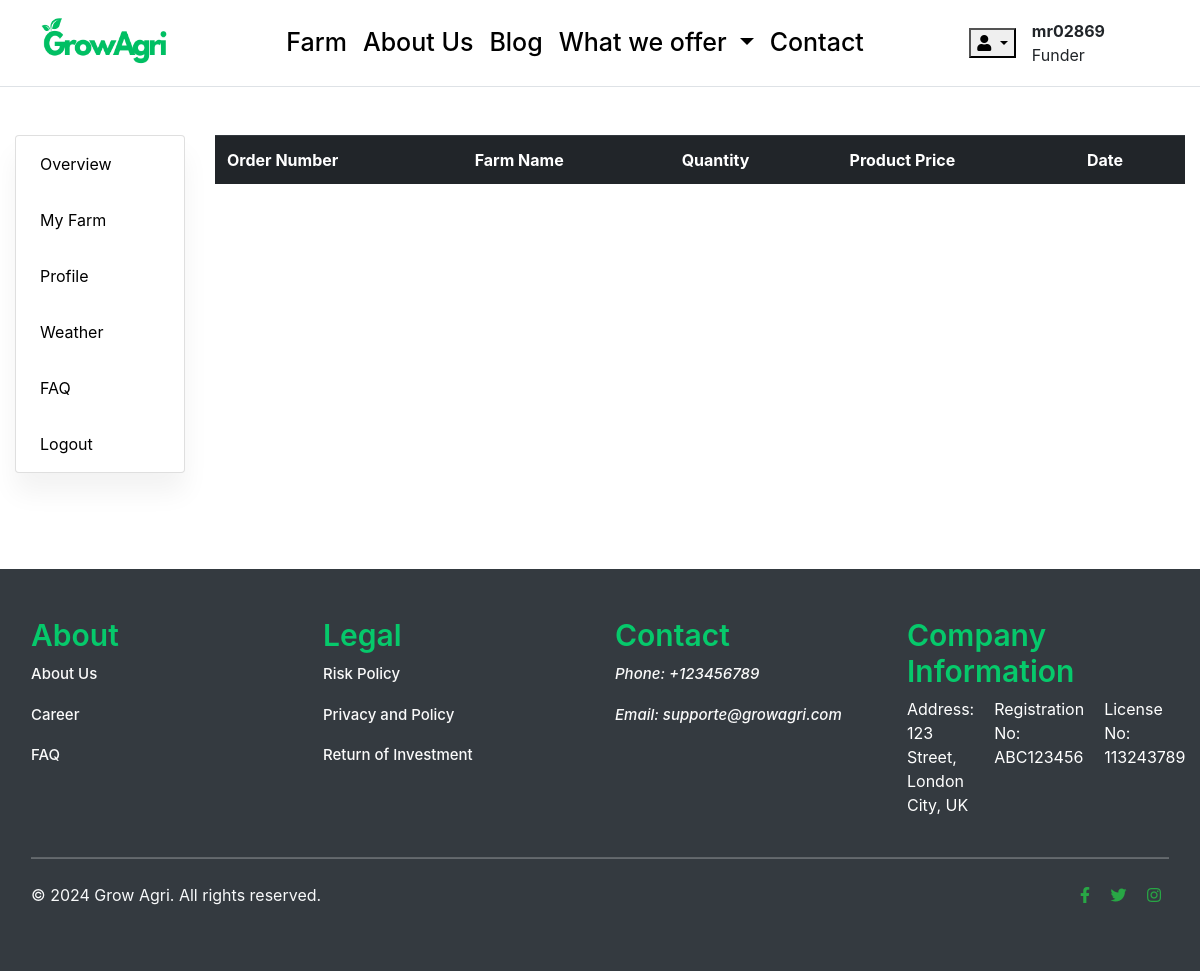
Page /accounts/my_funds/ (signed in) on the earlier database version.
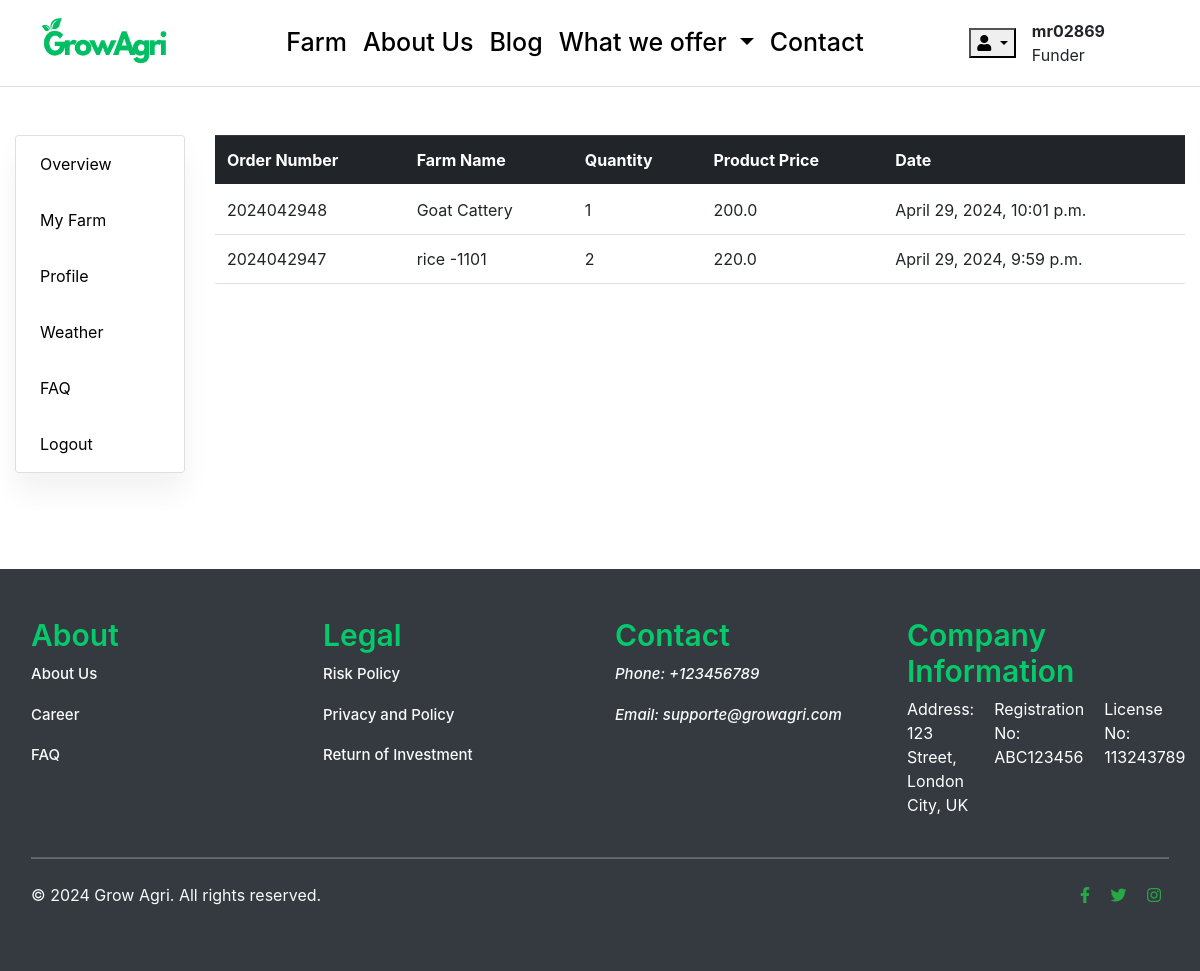
Same page on the later database version.
### funds/models.py (models this page shows, shortened)
class Order(models.Model):
    STATUS = (
        ('New', 'New'),
        ('Accepted', 'Accepted'),
        ('Completed', 'Completed'),
        ('Cancelled', 'Cancelled'),
    )
    user = models.ForeignKey(Account, on_delete=models.SET_NULL, null=True)
    payment = models.ForeignKey(Payment, on_delete=models.SET_NULL, blank=True, null=True)
    order_number = models.CharField(max_length=20)
    bank_name = models.CharField(max_length=50)
    account_name = models.CharField(max_length=50)
    account_number = models.CharField(max_length=50)
    branch_name = models.CharField(max_length=50)
    paypal_account_name = models.CharField(max_length=50)
    paypal_email = models.CharField(max_length=50)
    roi = models.FloatField(null=True)
    status = models.CharField(max_length=10, choices=STATUS, default='New')
    ip = models.CharField(blank=True, max_length=20)
    is_ordered = models.BooleanField(default=False)
    created_at = models.DateTimeField(auto_now_add=True)
    updated_at = models.DateTimeField(auto_now=True)

class OrderProduct(models.Model):
    order = models.ForeignKey(Order, on_delete=models.CASCADE)
    payment = models.ForeignKey(Payment, on_delete=models.SET_NULL, blank=True, null=True)
    user = models.ForeignKey(Account, on_delete=models.CASCADE)
    product = models.ForeignKey(Farm, on_delete=models.CASCADE)
    quantity = models.IntegerField()
    product_price = models.FloatField()
    ordered = models.BooleanField(default=False)
    created_at = models.DateTimeField(auto_now_add=True)
    updated_at = models.DateTimeField(auto_now=True)

### farm/models.py (models this page shows, shortened)
class Farm(models.Model):
    farm_name = models.CharField(max_length=200, unique=True)
    slug = models.SlugField(max_length=200, unique=True, blank=True)
    description = models.TextField(max_length=500, blank=True)
    price = models.IntegerField()
    images = models.ImageField(upload_to='photos/farm')
    stock = models.IntegerField()
    is_available = models.BooleanField(default=True)
    category = models.ForeignKey(CropType, on_delete=models.CASCADE)
    created_date = models.DateTimeField(auto_now_add=True)
    modified_date = models.DateTimeField(auto_now=True)
    campaign_status = models.CharField(max_length=20, choices=[('draft', 'Draft'), ('active', 'Active'), ('completed', 'Completed')], default='draft')
    location = models.CharField(max_length=200, default='')  # Location of the farm
    duration = models.IntegerField(default=None, null=True, blank=True)
    custom_percentage = models.FloatField(validators=[MinValueValidator(0)], null=True, blank=True)

### accounts/views.py (the view)
# urls.py: path('my_funds/', views.my_funds, name='my_funds')
def my_funds(request):
    orders = Order.objects.filter(user=request.user, is_ordered=True).order_by('-created_at')
    order_products = []
    for order in orders:
        order_products.extend(order.orderproduct_set.all())
    context = {
        'orders': orders,
        'order_products': order_products,
    }
    return render(request, 'dashboard/my_funds.html', context)

### carts/context_processors.py (called while the page is built)
def counter(request):
    cart_count = 0
    if 'admin' in request.path:
        return {}
    else:
        try:
            cart = Cart.objects.filter(cart_id=_cart_id(request))
            if request.user.is_authenticated:
                cart_items = CartItem.objects.all().filter(user=request.user)
            else:
                cart_items = CartItem.objects.filter(cart=cart[:1])
            for cart_item in cart_items:
                cart_count += cart_item.quantity
        except Cart.DoesNotExist:
            cart_count = 0
    return {'cart_count': cart_count}

### carts/views.py (called while the page is built)
def _cart_id(request):
    cart = request.session.session_key
    if not cart:
        cart = request.session.create()
    return cart

### projects/context_processors.py (called while the page is built)
def menu_links(request):
    links = CropType.objects.all()
    return dict(links=links)

### templates/dashboard/my_funds.html (shortened to what this page needs)
{% extends "base.html" %}
{% load static %}
{% block content %}
<div class="container-fluid h-100 my-5 drawer_container">
    <div class="row">
       {% include "includes/dashboard_sidebar.html" %}
            <div class="row">
                <div class="col-md-12">
                    <table class="table">
                        <thead class="thead-dark">
                            <tr>
                                <th scope="col">Order Number</th>
                                <th scope="col">Farm Name</th>
                                <th scope="col">Quantity</th>
                                <th scope="col">Product Price</th>
                                <th scope="col">Date</th>
                            </tr>
                        </thead>
                        <tbody>
                            {% for order in orders %}
                                {% for order_product in order.orderproduct_set.all %}
                                    <tr>
                                        <td>{{ order.order_number }}</td>
                                        <td>{{ order_product.product.farm_name }}</td>
                                        <td>{{ order_product.quantity }}</td>
                                        <td>{{ order_product.product_price }}</td>
                                        <td>{{ order_product.created_at }}</td>
                                    </tr>
                                {% endfor %}
                            {% endfor %}
                        </tbody>
                    </table>
                </div>
            </div>
        </div>
    </div>
</div>
{% endblock content %}

Differences in the rows shown:
added Order: order_number "2024042948"
added OrderProduct: product.farm_name "Goat Cattery", quantity "1", product_price "200.0", created_at "April 29, 2024, 10:01 p.m."
added Order: order_number "2024042947"
added OrderProduct: product.farm_name "rice -1101", quantity "2", product_price "220.0", created_at "April 29, 2024, 9:59 p.m."
